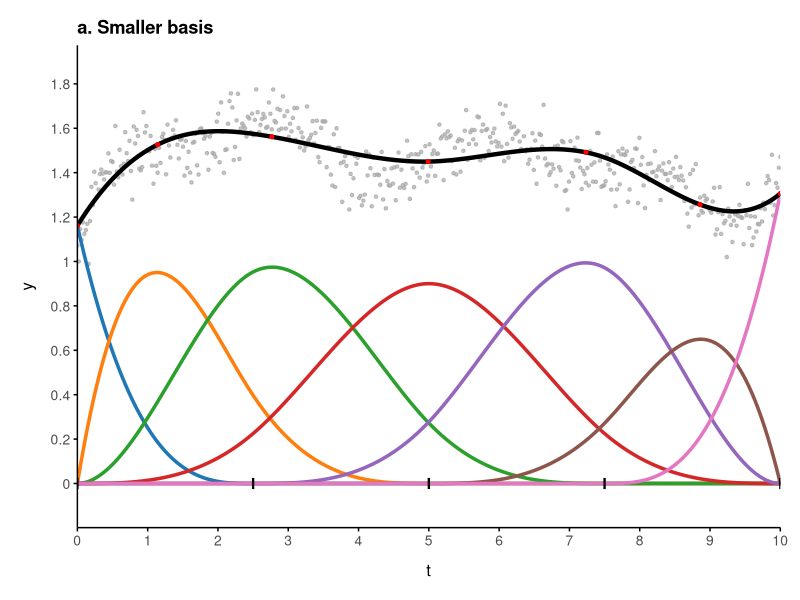
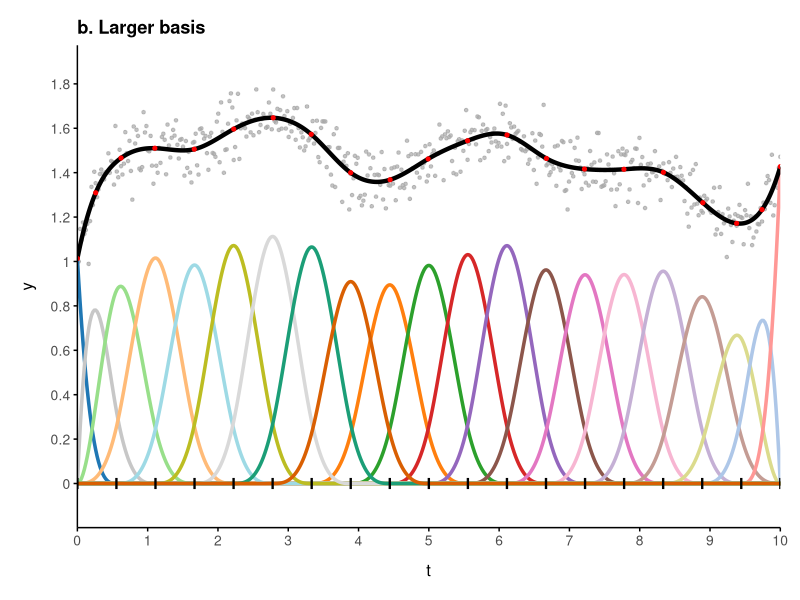

Write the R code that produced these figures, in order. (Note: this script raises an error after producing the figures.)
#---------------------#
#### LOAD PACKAGES ####
#---------------------#

library(splines)
library(tidyverse)
library(patchwork)

#---------------------#
#### SIMULATE DATA ####
#---------------------#

# Common Parameters
p <- 3
plot_min_x <- 0
plot_max_x <- 10
x_vals <- seq(plot_min_x, plot_max_x, length.out = 500)

colors <- c(
  "#1f77b4", "#ff7f0e", "#2ca02c", "#d62728", "#9467bd", "#8c564b",
  "#e377c2", "#f7b6d2", "#c5b0d5", "#c49c94", "#dbdb8d", "#c7c7c7",
  "#aec7e8", "#ff9896", "#98df8a", "#ffbb78", "#9edae5", "#bcbd22",
  "#d9d9d9", "#1b9e77", "#d95f02", "#7570b3", "#e7298a", "#66a61e",
  "#e6ab02", "#a6761d", "#666666", "#a6cee3", "#b2df8a")


set.seed(420)
num_data_points <- 500
data_x_simulated <- seq(plot_min_x, plot_max_x, length.out = num_data_points)

true_df_for_simulation <- 10
true_degree_for_simulation <- 3

true_basis_matrix_for_data <- bs(
  data_x_simulated, df = true_df_for_simulation,
  degree = true_degree_for_simulation, intercept = T,
  Boundary.knots = c(plot_min_x, plot_max_x))

true_coefficients <- c(0.2, 0.8, 0.5, 1.0, 0.3, 0.9, 0.4, 0.7, 0.1, 0.6)

data_y_true <- as.matrix(true_basis_matrix_for_data) %*% true_coefficients
data_y_noisy <- data_y_true + rnorm(num_data_points, mean = 0, sd = 0.08)
sim_data <- data.frame(x = data_x_simulated, y = data_y_noisy + 0.85)

#------------#
#### PLOT ####
#------------#

generate_spline_plot <- function(
    num_basis_functions, plot_title, colors_all, sim_data) {
  
  basis_matrix_plot <- bs(
    x_vals, df = num_basis_functions, degree = p, intercept = T,
    Boundary.knots = c(plot_min_x, plot_max_x)
    )
  
  basis_df_plot <- as.data.frame(basis_matrix_plot)
  colnames(basis_df_plot) <- paste0("B", 1:ncol(basis_df_plot))
  basis_df_plot$x <- x_vals
  basis_long <- pivot_longer(
    basis_df_plot, cols = starts_with("B"),
    names_to = "basis_id", values_to = "value")
  
  basis_matrix_data <- bs(
    sim_data$x, df = num_basis_functions, degree = p, intercept = T,
    Boundary.knots = c(plot_min_x, plot_max_x))
  
  fit_model <- lm(sim_data$y ~ basis_matrix_data - 1)
  control_points_optim <- coef(fit_model)
  
  coefficients_df <- data.frame(
    basis_id = paste0("B", 1:length(control_points_optim)),
    coefficient = as.numeric(control_points_optim)
  )
  
  basis_long <- basis_long %>%
    left_join(coefficients_df, by = "basis_id") %>%
    mutate(scaled_value = value * coefficient)
  
  s_values_fitted <- as.matrix(basis_matrix_plot) %*% control_points_optim
  s_df <- data.frame(x = x_vals, s = s_values_fitted)
  
  bs_object_for_knots <- bs(
    sim_data$x, df = num_basis_functions, degree = p, intercept = T,
    Boundary.knots = c(plot_min_x, plot_max_x))
  
  internal_knots_used <- if (!is.null(attr(bs_object_for_knots, "knots"))) as.numeric(attr(bs_object_for_knots, "knots")) else numeric(0)
  
  all_knots_to_mark <- unique(c(plot_min_x, internal_knots_used, plot_max_x))
  all_knots_to_mark <- sort(all_knots_to_mark)
  
  peak_x_values <- basis_long %>% group_by(basis_id) %>%
    summarise(x_peak = x[which.max(value)]) %>% ungroup()
  
  points_on_spline_at_peaks <- data.frame(
    x = peak_x_values$x_peak,
    y = sapply(peak_x_values$x_peak, function(val) {
      s_df$s[which.min(abs(s_df$x - val))]
    })
  )
  points_on_spline_at_peaks <- unique(points_on_spline_at_peaks)
  
  y_axis_max <- max(max(s_df$s), max(sim_data$y), max(basis_long$scaled_value)) + 0.1
  y_axis_min <- min(min(s_df$s), min(sim_data$y), min(basis_long$scaled_value)) - 0.1

  if (y_axis_min > -0.05) {
    y_axis_min <- -0.05
  }
  
  ggplot() + geom_point(
    data = sim_data, aes(x = x, y = y), color = "darkgrey", size = 0.9, alpha = 0.7) +
    geom_line(data = basis_long, aes(x = x, y = scaled_value, color = basis_id), lwd = 1.2) +
    scale_color_manual(values = colors_all) + geom_line(
      data = s_df, aes(x = x, y = s), color = "black", lwd = 1.5, linetype = "solid") +
    geom_point(data = points_on_spline_at_peaks, aes(x = x, y = y),
               color = "red", size = 1.1, shape = 19) + geom_segment(
                 aes(x = all_knots_to_mark, xend = all_knots_to_mark,
                     y = -0.025, yend = 0.025),
                 color = "black", lwd = 0.8) + scale_x_continuous(
                   breaks = seq(plot_min_x, plot_max_x, by = 1),
                   expand = c(0, 0)) + scale_y_continuous(
                     breaks = seq(floor(y_axis_min / 0.2) * 0.2, ceiling(y_axis_max / 0.2) * 0.2, by = 0.2),
                     limits = c(y_axis_min, y_axis_max),
                     labels = function(x) { ifelse(x < 0, "", x) }) +
    labs(title = plot_title, x = "t", y = "y") + theme_classic() + theme(
      legend.position = "none", plot.title = element_text(face="bold"),
      axis.text.y = element_text(size = 10), axis.ticks.y = element_line(color = "black"),
      panel.grid.major.y = element_blank(), panel.grid.minor.y = element_blank(),
      axis.line.x = element_line(color = "black"), axis.line.y = element_line(color = "black"),
      axis.ticks.x = element_line(color = "black"), axis.text.x = element_text(size = 10),
      axis.title.x = element_text(size = 12, margin = margin(t = 10)),
      axis.title.y = element_text(size = 12, margin = margin(r = 10)),
      plot.margin = unit(c(0.5, 0.5, 0.5, 0.5), "cm")
    )
}

p1 <- generate_spline_plot(
  num_basis_functions = 7,
  plot_title = "a. Smaller basis",
  colors_all = colors,
  sim_data = sim_data)

p2 <- generate_spline_plot(
  num_basis_functions = 21,
  plot_title = "b. Larger basis",
  colors_all = colors,
  sim_data = sim_data)

 graphics.off()
 grDevices::cairo_pdf("res/fig_bs_example.pdf", height = 4, width = 8)
 (p1 | p2)
 dev.off()